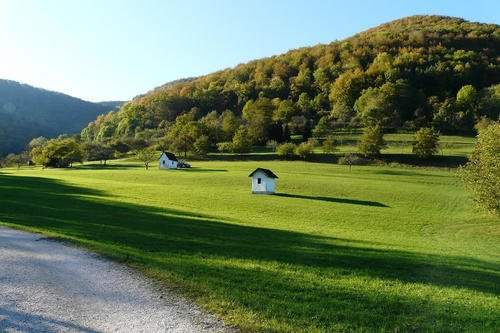
//> input picture VS_test/fj2.jpg, 500 x 333 px
$ ./morphy_o   (built with g++ and OpenCV 4)
//> lines starting //> are read from the running program, lines starting //| are printed output that depends on the picture
#include<iostream>
#include<opencv2/opencv.hpp>
#include<vector>

using namespace std;
using namespace cv;

//膨胀和腐蚀,形态学梯度初探，结构元素的类型和尺寸不同
int main()
{
    Mat src=imread("fj2.jpg");
//> src is the input picture: 333 rows x 500 cols, CV_8UC3; mean B, G, R 87.2, 124.4, 106.6
    imshow("1原图",src);

    Mat e1=getStructuringElement(MORPH_RECT,Size(5,5));
    Mat d1=src.clone();
    erode(src,d1,e1);
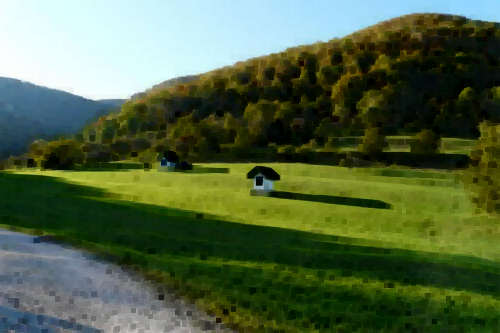
//> d1: 333 rows x 500 cols, CV_8UC3; mean B, G, R 67, 100.4, 82.3
    imshow("2腐蚀",d1);

    Mat d2=src.clone();
    dilate(src,d2,e1);
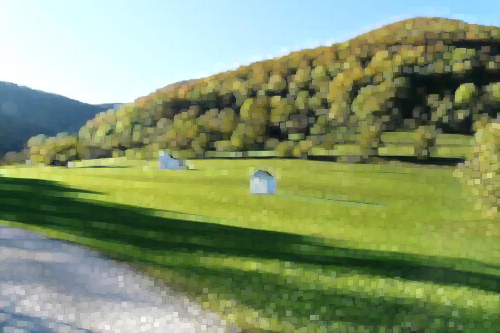
//> d2: 333 rows x 500 cols, CV_8UC3; mean B, G, R 109.8, 150, 132.6
    imshow("3膨胀",d2);

    Mat e2=getStructuringElement(MORPH_CROSS,Size(5,5));
    Mat d3=src.clone();
    dilate(src,d3,e2);
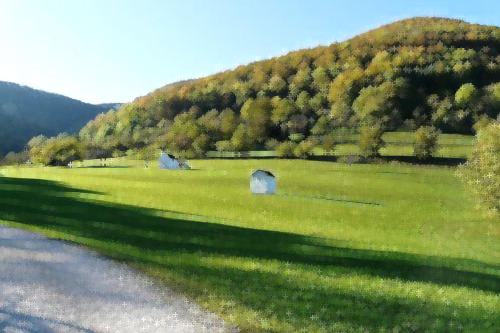
//> d3: 333 rows x 500 cols, CV_8UC3; mean B, G, R 104, 143.5, 125.9
    imshow("4膨胀",d3);

    Mat e3=getStructuringElement(MORPH_ELLIPSE,Size(5,5));
    Mat d4=src.clone();
    dilate(src,d4,e3);
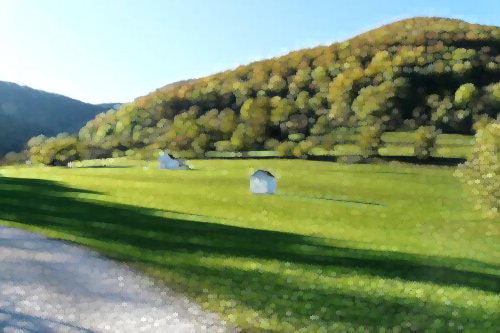
//> d4: 333 rows x 500 cols, CV_8UC3; mean B, G, R 107.1, 146.7, 129.2
    imshow("5膨胀",d4);

    Mat d5,d6,d7;
    subtract(d4,d1,d5);
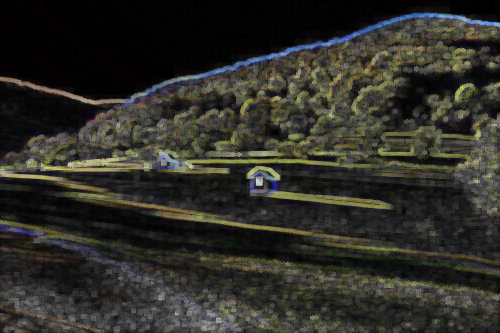
//> d5: 333 rows x 500 cols, CV_8UC3; mean B, G, R 40.1, 46.3, 46.9
    imshow("基本梯度",d5);//获取图像边缘，基本梯度

    subtract(src,d1,d6);
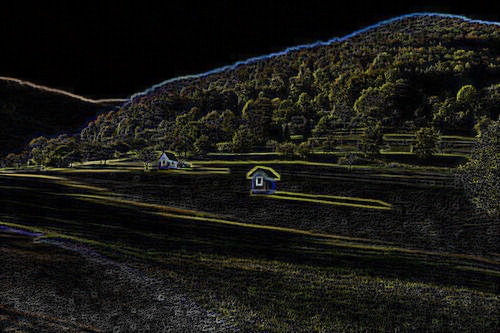
//> d6: 333 rows x 500 cols, CV_8UC3; mean B, G, R 20.2, 24, 24.2
    imshow("内部梯度",d6);

    namedWindow("外部梯度",0);//这样窗口大小就可以用书包调整了
    subtract(d4,src,d7);
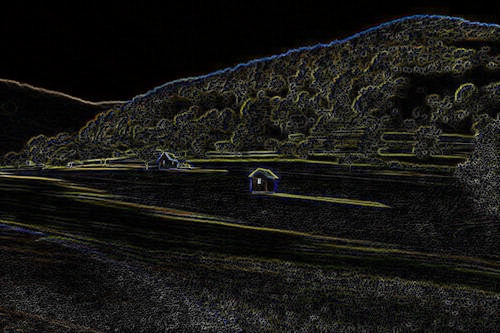
//> d7: 333 rows x 500 cols, CV_8UC3; mean B, G, R 20, 22.3, 22.7
    imshow("外部梯度",d7);
    while(waitKey(0)!='q'){}
//> the 'q' key is pressed
    return 0;
}

$ run again, with VS_test/fw.jpg copied over VS_test/fj2.jpg
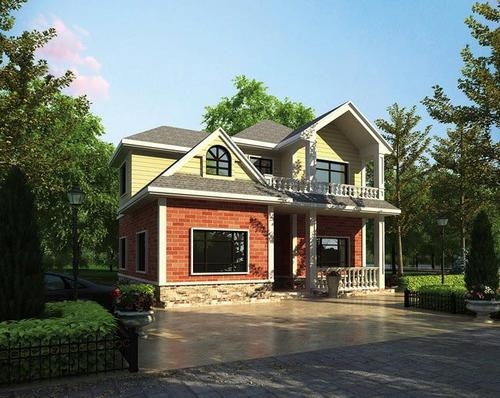
//> input picture VS_test/fw.jpg, 500 x 398 px
//> src is the input picture: 398 rows x 500 cols, CV_8UC3; mean B, G, R 106.7, 115.4, 107.7
//> `erode(src,d1,e1);`:
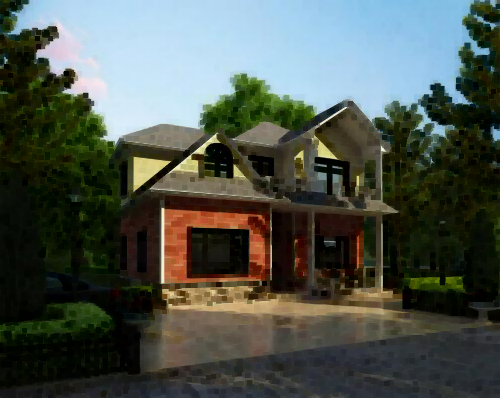
//> d1: 398 rows x 500 cols, CV_8UC3; mean B, G, R 77.5, 85.1, 77.6
//> `subtract(d4,src,d7);`:
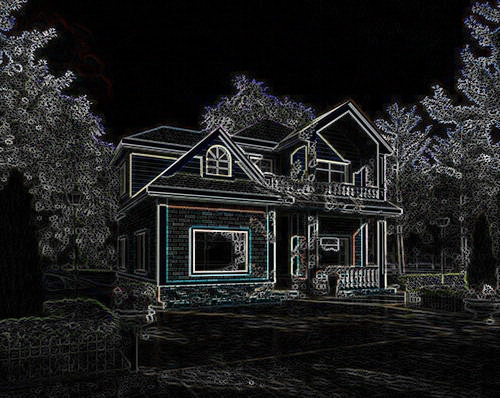
//> d7: 398 rows x 500 cols, CV_8UC3; mean B, G, R 29.4, 29.3, 28.9
